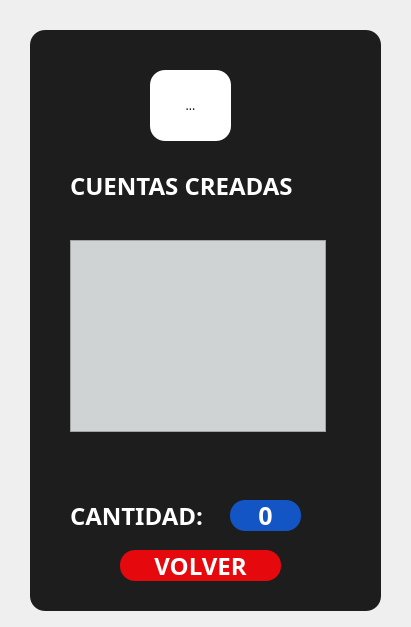
<?xml version="1.0" encoding="UTF-8"?>
<ui version="4.0">
 <class>Form</class>
 <widget class="QWidget" name="Form">
  <property name="geometry">
   <rect>
    <x>0</x>
    <y>0</y>
    <width>411</width>
    <height>627</height>
   </rect>
  </property>
  <property name="windowTitle">
   <string>Form</string>
  </property>
  <property name="styleSheet">
   <string notr="true">*{
font-family: century gothic;
}
QWidget{

background-image: url(&quot;C:/Users/Usuario/Documents/UNIVERSIDAD/PYTHON/INTERFACES_GRAFICAS/REGISTRO_USUARIO/images/fondo.png&quot;);
}
QFrame#contenedor{
background:#1d1d1d;
border-radius:15px;
}
QToolButton{
background:white;
border-radius:15px;
}
QPushButton{
background:#2d89ef;
color:white;
border-radius:15px;
font-size:24px;
font-weight:bold;
}

QPushButton:hover{
background:#2b5797;
color:white;
border-radius:15px;
font-weight: bold;
font-size:24px;
font-weight:bold;
}
QLabel{
font-weight:bold;
color:white;
font-size:24px;
}
QPushButton#volver{
background:#e5090d;
color:white;
border-radius:15px;
font-size:24px;
font-weight:bold;
}

QPushButton:hover#volver{
background:#22943c;
color:white;
border-radius:15px;
font-weight: bold;
font-size:24px;
font-weight:bold;
}
QLabel#indicador{
background:#D0D3D4;
color:black;
border-radius:15px;
font-weight: bold;
font-size:15px;
font-weight:bold;
}
QLabel#nro{
background:#1455c6;
color:white;
border-radius:15px;
font-weight: bold;
font-size:25px;
font-weight:bold;
text-align: center;
}
QListWidget{
background:#D0D3D4;
color:black;

}</string>
  </property>
  <widget class="QFrame" name="contenedor">
   <property name="geometry">
    <rect>
     <x>30</x>
     <y>30</y>
     <width>351</width>
     <height>581</height>
    </rect>
   </property>
   <property name="frameShape">
    <enum>QFrame::StyledPanel</enum>
   </property>
   <property name="frameShadow">
    <enum>QFrame::Raised</enum>
   </property>
   <widget class="QToolButton" name="toolButton">
    <property name="geometry">
     <rect>
      <x>120</x>
      <y>40</y>
      <width>81</width>
      <height>71</height>
     </rect>
    </property>
    <property name="text">
     <string>...</string>
    </property>
    <property name="icon">
     <iconset>
      <normaloff>images/leon.png</normaloff>images/leon.png</iconset>
    </property>
    <property name="iconSize">
     <size>
      <width>100</width>
      <height>100</height>
     </size>
    </property>
   </widget>
   <widget class="QLabel" name="label">
    <property name="geometry">
     <rect>
      <x>40</x>
      <y>140</y>
      <width>231</width>
      <height>31</height>
     </rect>
    </property>
    <property name="text">
     <string>CUENTAS CREADAS</string>
    </property>
   </widget>
   <widget class="QLabel" name="label_2">
    <property name="geometry">
     <rect>
      <x>40</x>
      <y>460</y>
      <width>141</width>
      <height>51</height>
     </rect>
    </property>
    <property name="text">
     <string>CANTIDAD:</string>
    </property>
   </widget>
   <widget class="QPushButton" name="volver">
    <property name="geometry">
     <rect>
      <x>90</x>
      <y>520</y>
      <width>161</width>
      <height>31</height>
     </rect>
    </property>
    <property name="text">
     <string>VOLVER</string>
    </property>
   </widget>
   <widget class="QLabel" name="nro">
    <property name="geometry">
     <rect>
      <x>200</x>
      <y>470</y>
      <width>71</width>
      <height>31</height>
     </rect>
    </property>
    <property name="text">
     <string>0</string>
    </property>
    <property name="alignment">
     <set>Qt::AlignCenter</set>
    </property>
   </widget>
   <widget class="QListWidget" name="listWidget">
    <property name="geometry">
     <rect>
      <x>40</x>
      <y>210</y>
      <width>256</width>
      <height>192</height>
     </rect>
    </property>
   </widget>
  </widget>
 </widget>
 <resources/>
 <connections/>
</ui>
